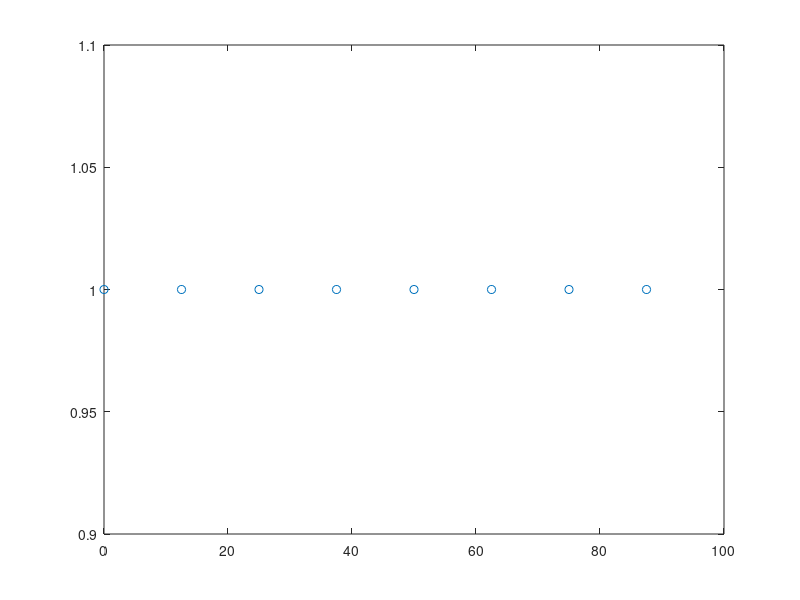
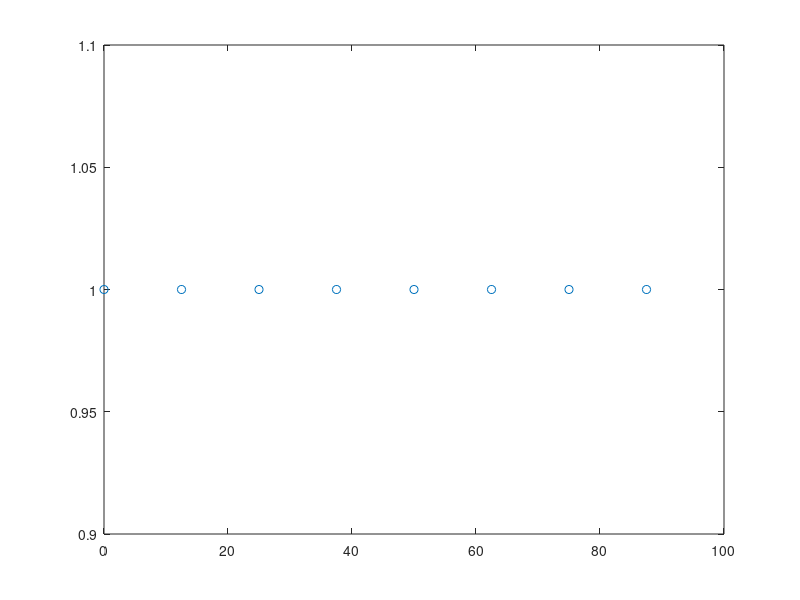
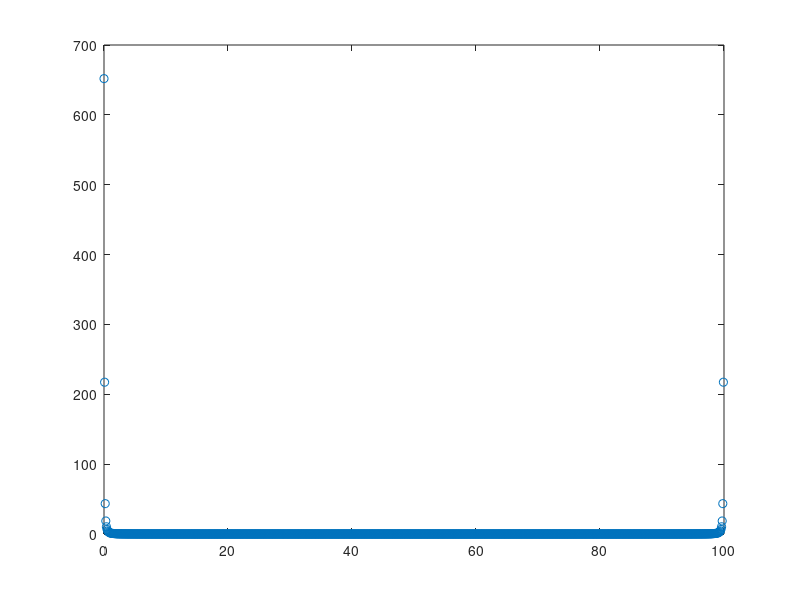
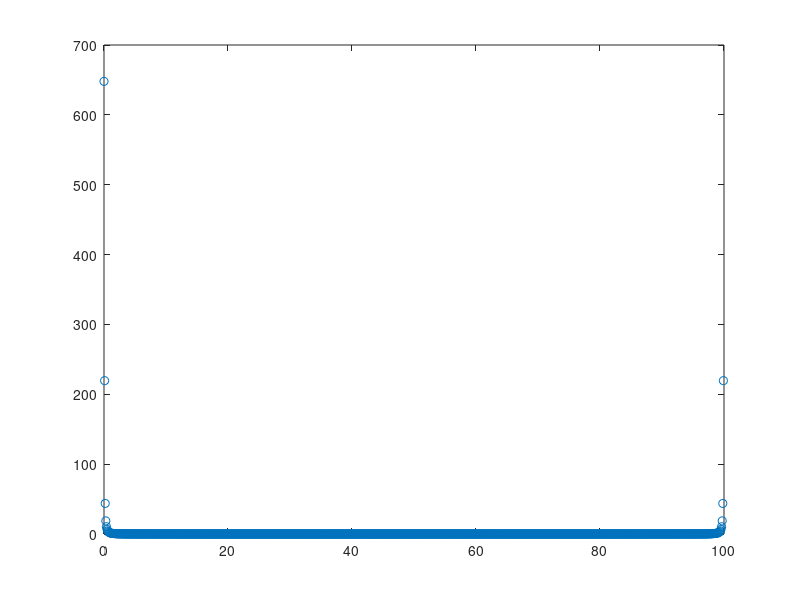

Recreate these plots in MATLAB, in order.
clear all 
clc
N = 8;
krone1 = eye(1,N);
krone2 = zeros(1,N);
krone2(4)=1;

Nsin = 1024;
t = 0:0.01:10.23;
A = 1;

sin1 = A*sin(t*50*(2*pi/Nsin));
sin2 = A*sin(t*50.3*(2*pi/Nsin));

widmoKrone1 = fft(krone1);
widmoKrone2 = fft(krone2);

widmoSin1 = fft(sin1);
widmoSin2 = fft(sin2);

N1 = length(krone1);
f1 = (0:N1-1)*(1/(t(2)-t(1))/N1);

N2 = length(sin1);
f2 = (0:N2-1)*(1/(t(2)-t(1))/N2);

figure 
plot(f1,abs(widmoKrone1),'o')

figure
plot(f1,abs(widmoKrone2),'o')

figure
plot(f2,abs(widmoSin1),'o')

figure
plot(f2,abs(widmoSin2),'o')